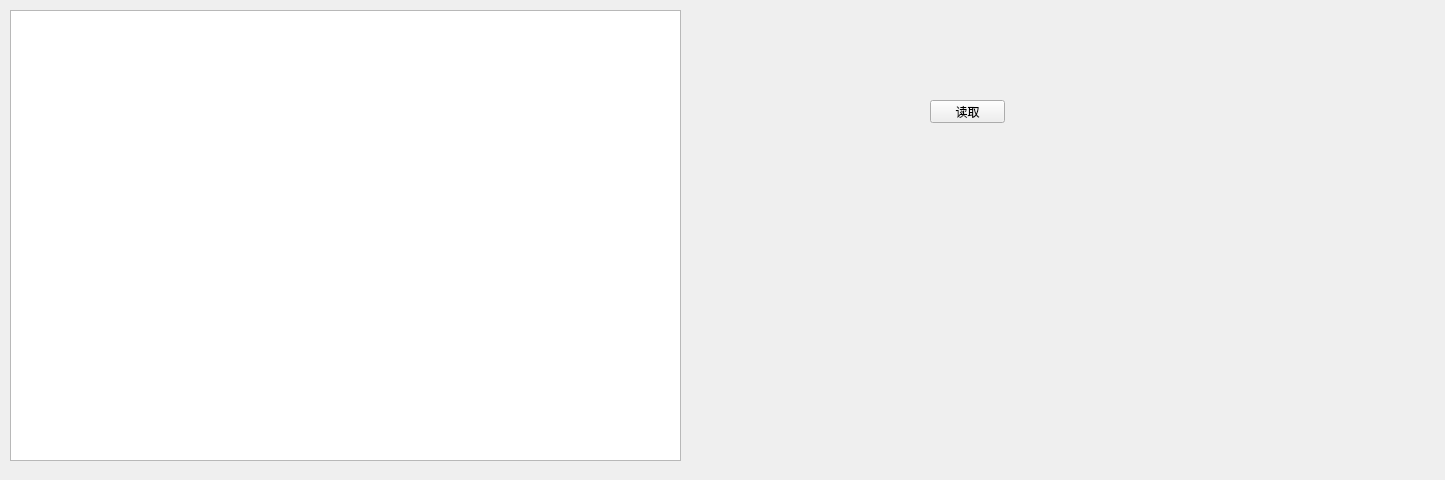
<?xml version="1.0" encoding="UTF-8"?>
<ui version="4.0">
 <class>Step1Data</class>
 <widget class="QWidget" name="Step1Data">
  <property name="geometry">
   <rect>
    <x>0</x>
    <y>0</y>
    <width>1445</width>
    <height>480</height>
   </rect>
  </property>
  <property name="windowTitle">
   <string>Form</string>
  </property>
  <widget class="QPushButton" name="pushButton">
   <property name="geometry">
    <rect>
     <x>930</x>
     <y>100</y>
     <width>75</width>
     <height>23</height>
    </rect>
   </property>
   <property name="text">
    <string>读取</string>
   </property>
  </widget>
  <widget class="QTableWidget" name="qTableWidget">
   <property name="geometry">
    <rect>
     <x>10</x>
     <y>10</y>
     <width>671</width>
     <height>451</height>
    </rect>
   </property>
  </widget>
 </widget>
 <resources/>
 <connections/>
</ui>
